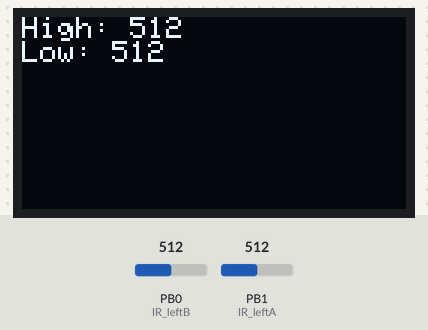
A program run on a simulated STM32 Blue Pill. Parts: 128×64 one-colour display. Inputs (shaded band) come from the test bench; at power-on: PB0 (IR_leftB) = 512, PB1 (IR_leftA) = 512.

Above: at 1.4 s.
1.5 s: PB0 (IR_leftB) set to 716
At 2.8 s:
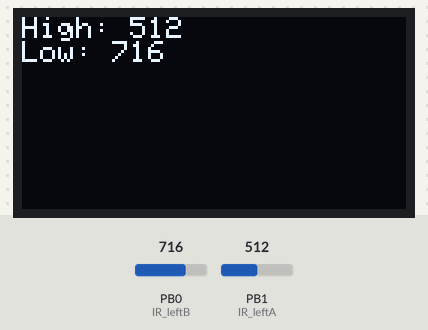
3.1 s: PB1 (IR_leftA) set to 716
At 3.9 s:
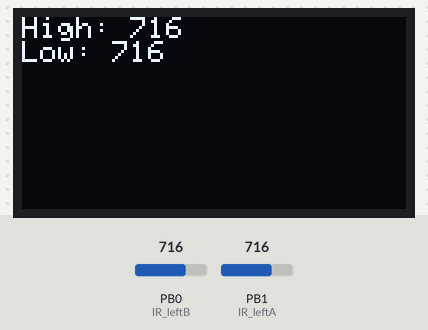
4.7 s: PB0 (IR_leftB) set to 900
At 6.1 s:
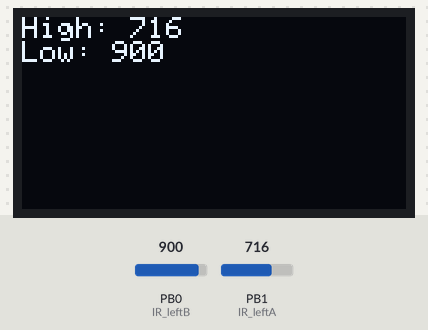
6.4 s: PB1 (IR_leftA) set to 900
At 7.3 s:
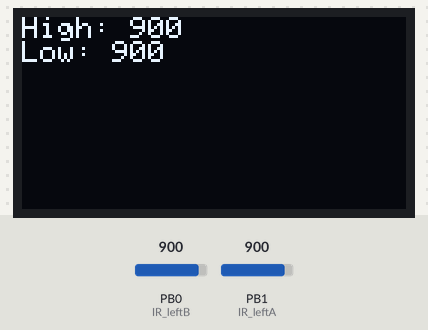
8.0 s: PB0 (IR_leftB) set to 1023
At 9.3 s:
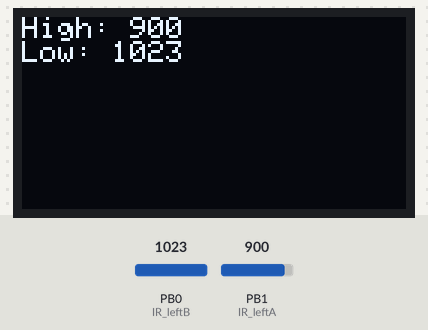
9.6 s: PB1 (IR_leftA) set to 1023
At 10.7 s:
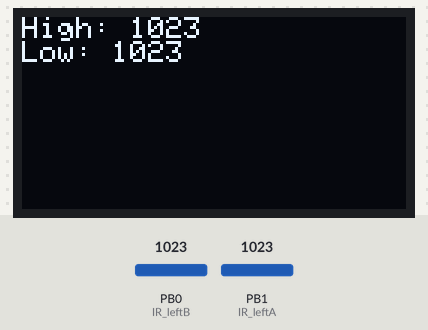
Timing chart, 0 to 12.3 s (numbered marks = the images above; inputs shaded):
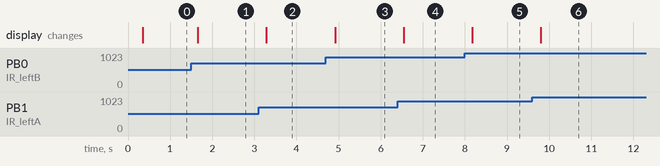

Measured:
- after the input at 1.5 s, the display: changes after 0.16 s (image 1)
- after the input at 3.1 s, the display: changes after 0.19 s (image 2)
- after the input at 4.7 s, the display: changes after 0.22 s (image 3)
- after the input at 6.4 s, the display: changes after 0.15 s (image 4)
- after the input at 8.0 s, the display: changes after 0.18 s (image 5)
- after the input at 9.6 s, the display: changes after 0.21 s (image 6)

The program:

main.cpp
```cpp
#include <Arduino.h>
#include <Wire.h>
#include <Adafruit_SSD1306.h>

#define SCREEN_WIDTH 128 // OLED display width, in pixels
#define SCREEN_HEIGHT 64 // OLED display height, in pixels
#define OLED_RESET     -1 // This display does not have a reset pin accessible
Adafruit_SSD1306 display(SCREEN_WIDTH, SCREEN_HEIGHT, &Wire, OLED_RESET);

#define IR_leftA PB_1
#define IR_leftB PB0
#define IR_rightA PB1
#define IR_rightB PB0

volatile int threshold = 100;
volatile int left_high = 0;
volatile int left_low = 0;

void disp_setup();
void disp_reset();

void setup() {
  pinMode(IR_leftA, INPUT);
  pinMode(IR_leftB, INPUT);
  disp_setup();
  Serial.begin(9600);
}

void loop() {
  disp_reset();
  left_high = analogRead(IR_leftA);
  left_low = analogRead(IR_leftB);

  display.print("High: ");
  display.println(left_high);
  display.print("Low: ");
  display.println(left_low);
  display.display();
}


void disp_setup(){
  display.begin(SSD1306_SWITCHCAPVCC, 0x3C);
  display.clearDisplay();
  display.setTextSize(1);
  display.setTextColor(SSD1306_WHITE);
  display.setCursor(0,0);
}

void disp_reset(){
  delay(300);
  display.clearDisplay();
  display.setCursor(0,0);
}
```
